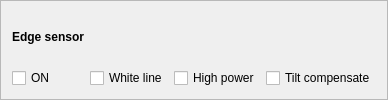
             <widget class="QFrame" name="frame_16">
              <property name="frameShape">
               <enum>QFrame::StyledPanel</enum>
              </property>
              <property name="frameShadow">
               <enum>QFrame::Raised</enum>
              </property>
              <layout class="QGridLayout" name="gridLayout_15">
               <item row="1" column="0">
                <widget class="QCheckBox" name="ls_use_sensor">
                 <property name="toolTip">
                  <string>&lt;html&gt;&lt;head/&gt;&lt;body&gt;&lt;p&gt;Should line sensor be on?, else illumination off.&lt;/p&gt;&lt;/body&gt;&lt;/html&gt;</string>
                 </property>
                 <property name="text">
                  <string>ON</string>
                 </property>
                </widget>
               </item>
               <item row="1" column="3">
                <widget class="QCheckBox" name="ls_power_auto">
                 <property name="toolTip">
                  <string>&lt;html&gt;&lt;head/&gt;&lt;body&gt;&lt;p&gt;Used to compensate for tilt if the line-sensor tilts relative to the tape line.&lt;/p&gt;&lt;/body&gt;&lt;/html&gt;</string>
                 </property>
                 <property name="text">
                  <string>Tilt compensate</string>
                 </property>
                </widget>
               </item>
               <item row="0" column="0">
                <widget class="QLabel" name="label_117">
                 <property name="font">
                  <font>
                   <weight>75</weight>
                   <bold>true</bold>
                  </font>
                 </property>
                 <property name="text">
                  <string>Edge sensor</string>
                 </property>
                </widget>
               </item>
               <item row="1" column="1">
                <widget class="QCheckBox" name="ls_line_white">
                 <property name="toolTip">
                  <string>&lt;html&gt;&lt;head/&gt;&lt;body&gt;&lt;p&gt;If line is not white (bright), then assumed black (dark)&lt;/p&gt;&lt;/body&gt;&lt;/html&gt;</string>
                 </property>
                 <property name="text">
                  <string>White line</string>
                 </property>
                </widget>
               </item>
               <item row="1" column="2">
                <widget class="QCheckBox" name="ls_power_high">
                 <property name="toolTip">
                  <string>&lt;html&gt;&lt;head/&gt;&lt;body&gt;&lt;p&gt;If not in auto mode, should the line sensor LED power be high (ca. 30mA), else low (ca 10mA)&lt;/p&gt;&lt;/body&gt;&lt;/html&gt;</string>
                 </property>
                 <property name="text">
                  <string>High power</string>
                 </property>
                </widget>
               </item>
              </layout>
             </widget>
